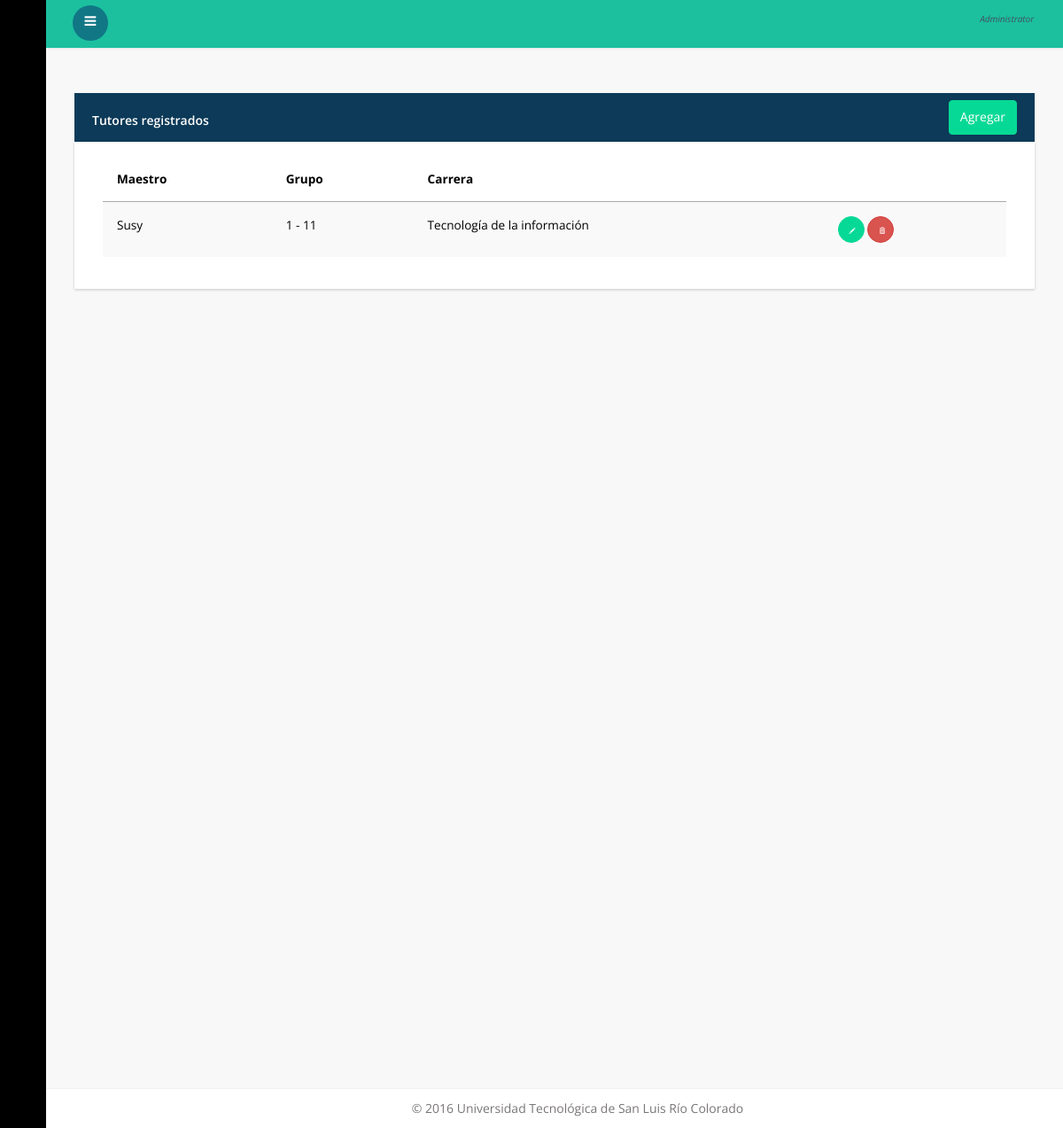
Before: /tutores/consultar with the older database file.
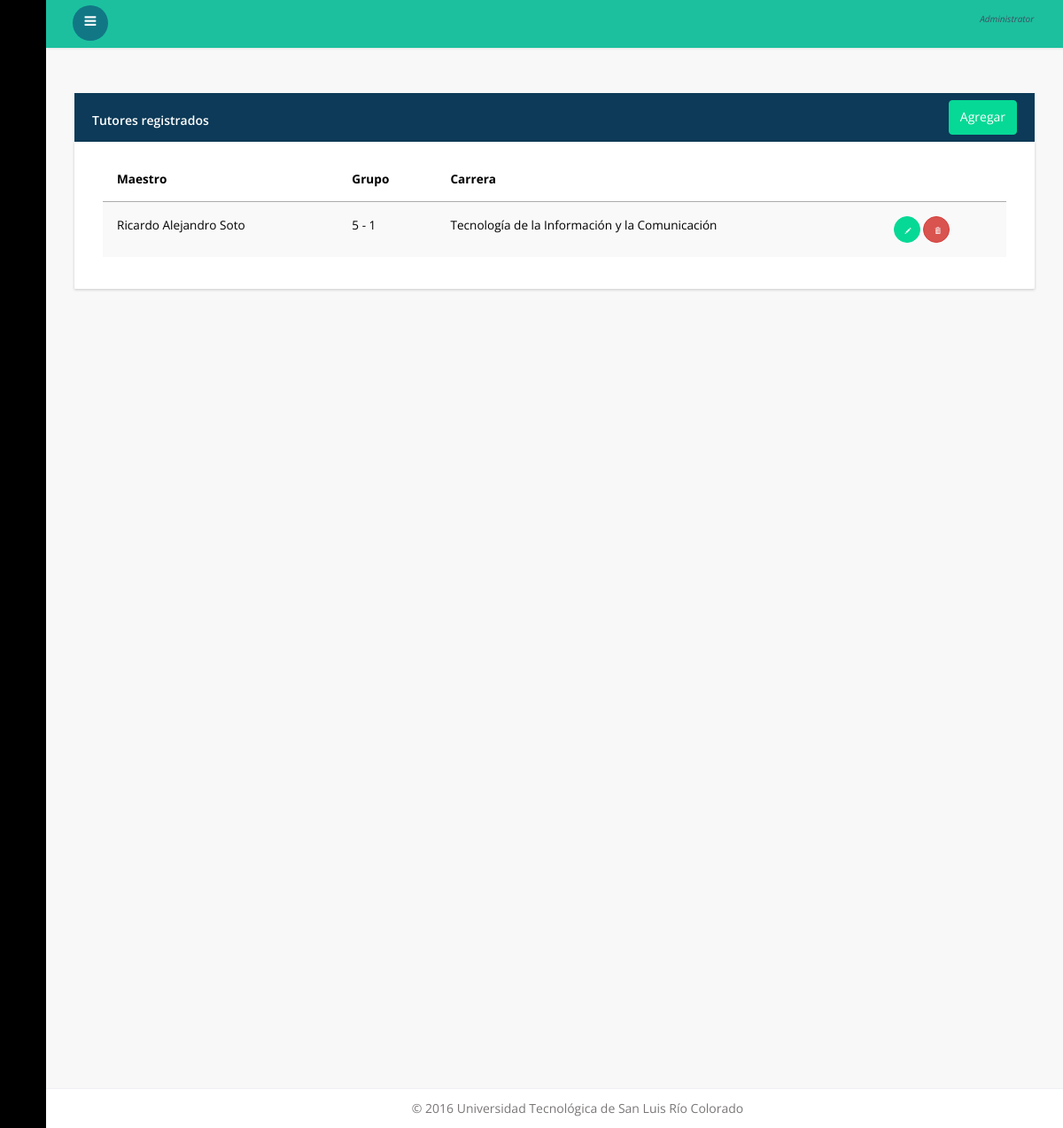
After: the same page with the newer database file.
### main/models.py (models this page shows, shortened)
class Tutor(models.Model):
	Maestro = models.ForeignKey(Maestro,null=True)
	Grupo = models.ForeignKey(Grupo,null=True)
	Carrera = models.ForeignKey(Carrera,null=True)

class Maestro(models.Model):
	Nombre = models.CharField(null=False, max_length=100)
	Materia = models.ManyToManyField('Materia')
	def __unicode__(self):
		return self.Nombre

class Grupo(models.Model):
	Grupo = models.CharField(null=True, max_length=100)
	Cuatrimestre = models.IntegerField(null=False,default=0)
	def __unicode__(self):
		return '{1} - {0}'.format(self.Grupo,self.Cuatrimestre,)

class Carrera(models.Model):
	Nombre = models.CharField(null=False, max_length=100)
	Abrev_carrera = models.CharField("Abreviatura",null=False, max_length=10)
	def __unicode__(self):
		return self.Nombre

### main/views.py (the view)
# urls.py: url(r'^tutores/consultar$', views.TutorConsultar, name='tutor_consultar'),
def TutorConsultar(request):
    tutores = models.Tutor.objects.all().order_by(Lower('Maestro').desc())
    return render(request, 'Administrativo/tutores/consultar.html', {'tutores' : tutores})

### templates/administrativo/tutores/consultar.html (shortened to what this page needs)
{% extends 'base_admin.html' %}
{% load bootstrap3 %}
{% block body %}
<div class="panel panel-ut" data-widget="{&quot;draggable&quot;: &quot;false&quot;}" data-widget-static="">
    <div class="panel-heading">
        Tutores registrados
    <a href="{% url 'main:tutor_alta' %}" style="margin-top: -13px" class="btn btn-warning warning_22 pull-right">Agregar</a>
    </div>
    <div class="panel-body no-padding" style="display: block;">
        <table class="table table-striped">
            <thead>
            <tr>
                <th>Maestro</th>
                <th>Grupo</th>
                <th>Carrera</th>
                <th></th>
            </tr>
            </thead>
            <tbody>
                {% for tutor in tutores %}
                    <tr>
                        <td>{{ tutor.Maestro }} </td>
                        <td>{{ tutor.Grupo }}</td>
                        <td>{{ tutor.Carrera }} </td>
                        <td>
                            <button type="button" class="btn btn-warning btn-circle" onclick="window.location='{% url 'main:tutor_editar' id=tutor.id %}'"><i class="glyphicon glyphicon-pencil"></i>
                            </button>
                            <button type="button"  class="btn btn-danger btn-circle" class="alert btn btn-danger btn-circle" data-toggle="confirm" data-title="Desea eliminar tutor?" onclick="{% url 'main:tutor_eliminar' id=tutor.id %}"><i class="glyphicon glyphicon-trash"></i></button>
                        </td>
                    </tr>
                      {% empty %}
                            <div class="alert alert-dismissible alert-warning">
                            <button type="button" class="close" data-dismiss="alert">×</button>
                            <h4>No hay Tutores registrados aun!</h4>
                            <p>Para agregar un tutor, por favor presione "Agregar"</p>
                            </div>
                {% endfor %}
            </tbody>
        </table>
    </div>
</div>
{% endblock %}

Changed rows visible on the page:
changed Tutor: Maestro "Susy" → "Ricardo Alejandro Soto"; Grupo "1 - 11" → "5 - 1"; Carrera "Tecnología de la información" → "Tecnología de la Información y la Comunicación"
